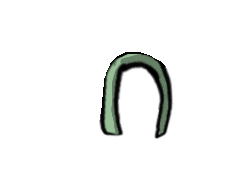
#> input picture docs/assets/cosmetics/clothes/hat/anuri_hood-front-trim.png, 234 x 173 px
$ python -i author_headwear_backs.py   (imports and definitions only)
#> lines starting #> are read from the running program, lines starting #| are printed output that depends on the picture
#> further down, picture is the input picture: PIL image 234x173 RGBA; mean R, G, B, A 54.3, 55.8, 54.3, 17.4
#!/usr/bin/env python3
"""Build pixel-exact dual-flipped rear headwear and an installable ZIP (no source mutation).

Usage: python scripts/author_headwear_backs.py --root . --out /tmp/headwear_behind_install.zip
Requires Pillow. All front PNGs remain unchanged. This script only creates a ZIP.
"""
from __future__ import annotations
import argparse, hashlib, io, json, re, zipfile
from pathlib import Path
from PIL import Image, ImageDraw

CONFIGS = {
 "basic_headband":"docs/config/cosmetics/basic_headband.json",
 "leather_headband":"docs/config/cosmetics/leather_headband.json",
 "five_blossom_crown":"docs/config/cosmetics/five_blossom_crown.json",
 "tangedcirclet":"docs/config/cosmetics/clothes/hat/tangedcirclet.json",
}
ASSETS = Path("docs/assets/cosmetics/clothes/hat")

# [10 lines left out: functions layers, filename, not called in this run]

def flipped(im):
 im=im.convert("RGBA"); box=im.getchannel("A").getbbox()
#> after `box = im.getchannel('A').getbbox()`: box = (99, 52, 174, 140)
 if not box: raise ValueError("Empty sprite")
 out=Image.new("RGBA",im.size)
#> out: PIL image 234x173 RGBA; every value is 0
 out.paste(im.crop(box).transpose(Image.Transpose.ROTATE_180),box[:2])
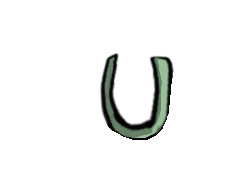
#> out: PIL image 234x173 RGBA; mean R, G, B, A 4.3, 5.4, 4.3, 17.4; transparent parts drawn white
 if out.getchannel("A").getbbox()!=box: raise AssertionError("Unexpected alpha bounds")
 if out.crop(box).transpose(Image.Transpose.ROTATE_180).tobytes()!=im.crop(box).tobytes():
  raise AssertionError("Dual-axis flip is not lossless")
 return out

# [28 lines left out: functions seven_nodes, metalize, not called in this run]

def png_data(img):
 buf=io.BytesIO();img.save(buf,"PNG",optimize=True);return buf.getvalue()

# [92 lines left out: functions preview, build, not called in this run]

# [5 lines not run here, left out]

>>> from PIL import Image
>>> picture = Image.open('../docs/assets/cosmetics/clothes/hat/anuri_hood-front-trim.png')
>>> result = flipped(picture)

$ run again, on docs/assets/cosmetics/clothes/hat/bowlkasa-back_kenkari_f.png
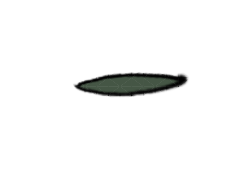
#> input picture docs/assets/cosmetics/clothes/hat/bowlkasa-back_kenkari_f.png, 234 x 173 px
#> picture is the input picture: PIL image 234x173 RGBA; mean R, G, B, A 1.8, 2.2, 1.8, 11.5
#> box = (72, 71, 190, 98)
#> in flipped, `out.paste(im.crop(box).transpose(Image.Transpose.ROTATE_180),box[:2])`:
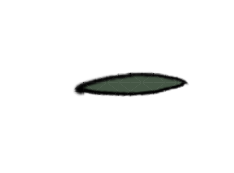
#> out: PIL image 234x173 RGBA; mean R, G, B, A 1.8, 2.2, 1.8, 11.5; transparent parts drawn white
